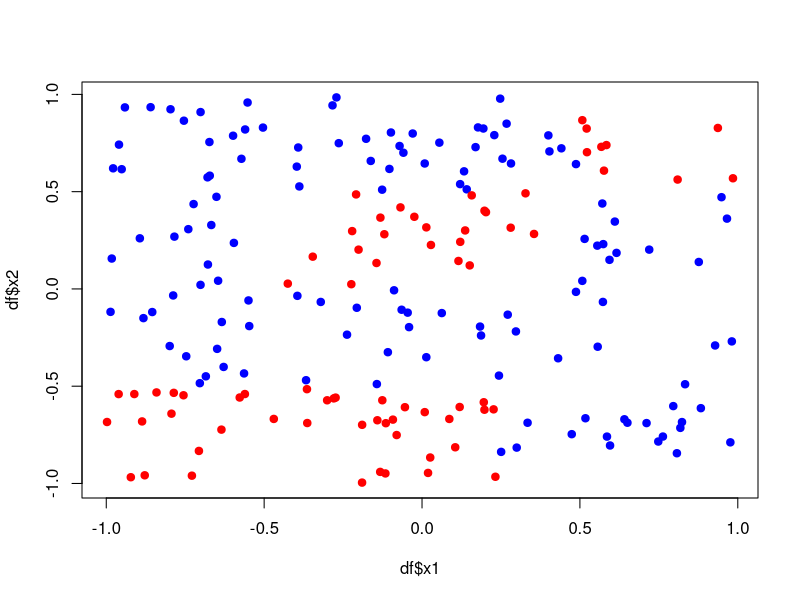
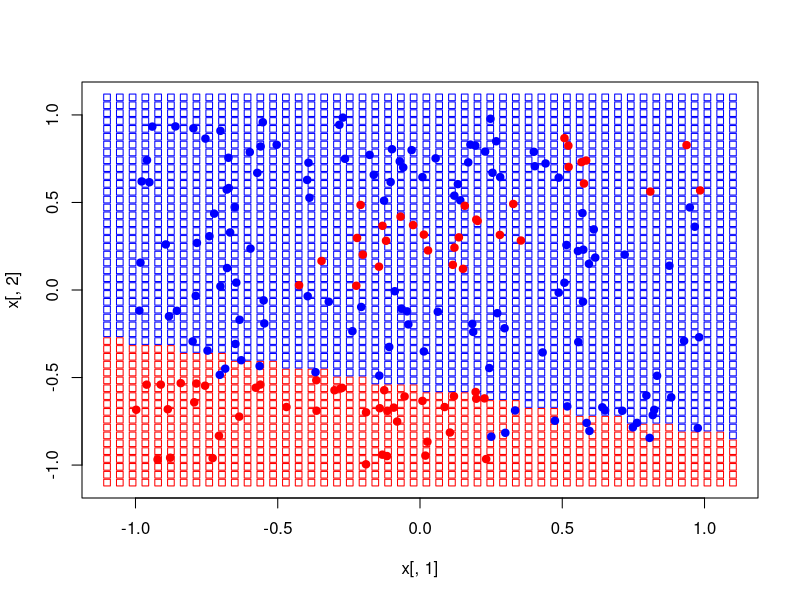
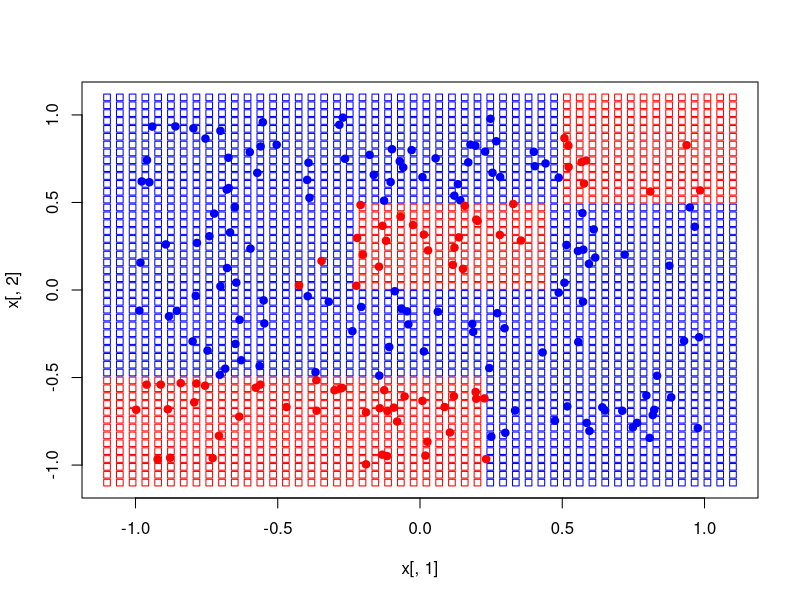
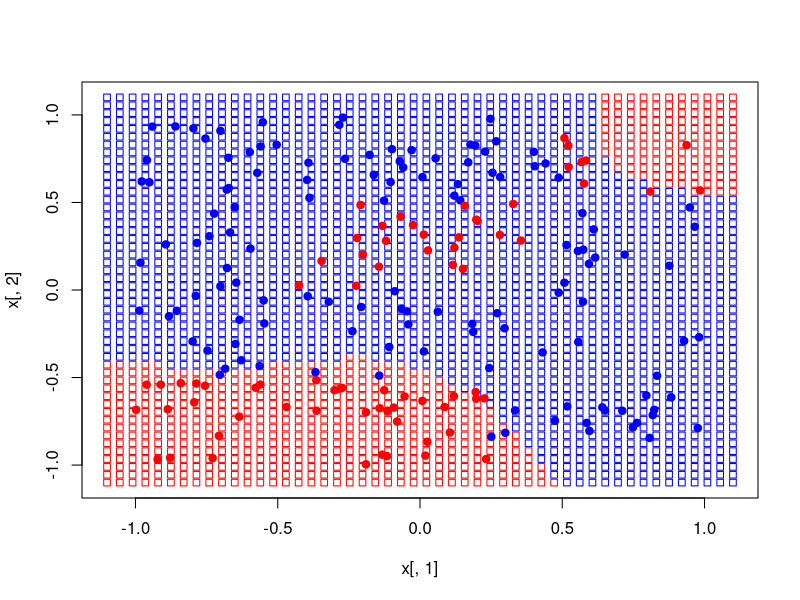

Write the R code that produced these figures, in order. (Note: this script raises an error after producing the figures.)
## ---- chunk 1
#| tags: []
#| vscode: {languageId: r}
dir <- "~/work/courses/stat380/weeks/week-10/"
## ---- chunk 2
#| tags: []
#| vscode: {languageId: r}
packages <- c(
    # Old packages
    "ISLR2",
    "dplyr",
    "tidyr",
    "readr",
    "purrr",
    "glmnet",
    "caret",
    "repr",
    "tidyverse",
    "torch",
    "torchvision",
    "torchdatasets",
    "mlbench",
    # NEW
    "nnet",
    "rpart",
    "e1071"
)

# renv::install(packages)
sapply(packages, require, character.only=TRUE)
## ---- chunk 3
#| tags: []
ex <- \(x) ifelse(
    # sign(x[1] * x[2]) + 0.01 * rnorm(1) <= 0,
    (x[1] < 0.5 && x[1] > -0.5 && x[2] < 0.5 && x[2] > 0) || 
    (x[1] > 0.5 && x[2] > 0.5 ) || 
    (x[1] < 0.25 && x[2] < -0.5), 
    1, 0
)


n <- 200
X <- t(replicate(n, 2 * runif(2) - 1))
y <- apply(X, 1, ex) %>% as.factor()
col <- ifelse(y == 0, "blue", "red")
df <- data.frame(y = y, x1 = X[, 1], x2 = X[, 2])
plot(df$x1, df$x2, col = col, pch = 19)
## ---- chunk 4
#| tags: []
Xnew <- cbind(
    rep(seq(-1.1, 1.1, length.out=50), 50),
    rep(seq(-1.1, 1.1, length.out=50), each = 50)
)

df_new = data.frame(x1=Xnew[, 1], x2=Xnew[, 2])

plt <- function(f, x){
    plot(x[, 1], x[, 2], col=ifelse(f(x) < 0.5, "blue", "red"), pch=22)
    points(df$x1, df$x2, col= ifelse(y == "0", "blue", "red"), pch = 19)
}

overview <- function(f){
    predicted <- ifelse(f(df[, -1]) < 0.5, 0, 1)
    actual <- df[, 1]
    table(predicted, actual)
}
## ---- chunk 5
#| tags: []
f_logistic = \(x)
    glm(y ~ x1 + x2, df, family=binomial()) %>% 
    predict(., x, type="response")

plt(f_logistic, df_new)
## ---- chunk 6
#| tags: []
f_dtree = \(x) 
    rpart(y ~ x1 + x2, df, method="class") %>% 
    predict(., x, type="class") %>% 
    as.numeric(.) - 1

plt(f_dtree, df_new)
## ---- chunk 7
#| tags: []
f_svm = \(x)
    svm(y ~ x1 + x2, df, kernel="radial") %>% 
    predict(., x) %>% 
    as.numeric(.) - 1

plt(f_svm, df_new)
## ---- chunk 8
#| tags: []
overview(f_logistic)
overview(f_dtree)
overview(f_svm)
## ---- chunk 9
#| tags: []
p <- 2
q <- 20
q1 <- 100
q2 <- 20

hh1_module <- nn_module(
  initialize = function() {
    self$f <- nn_linear(p, q)
    self$g <- nn_linear(q, 1)
    self$a <- nn_relu()
    self$s <- nn_sigmoid()
  },
  forward = function(x) {
    x %>% 
      self$f() %>% 
      self$a() %>% 
      self$g() %>% 
      self$s()
  }
)


hh2_module <- nn_module(
  initialize = function() {
    self$f <- nn_linear(p, q1)
    self$g <- nn_linear(q1, q2)
    self$h <- nn_linear(q2, 1)
    self$a <- nn_relu()
    self$s <- nn_sigmoid()
  },
  forward = function(x) {
    x %>% 
      self$f() %>% 
      self$a() %>% 
      self$g() %>% 
      self$a() %>% 
      self$h() %>% 
      self$s()
  }
)
## ---- chunk 10
#| tags: []
# Preprocess data
X_tensor <- torch_tensor(df[, -1] %>% as.matrix(), dtype=torch_float())
y_tensor <- torch_tensor(cbind(df[, 1] %>% as.numeric() - 1), dtype=torch_float())
## ---- chunk 11
#| tags: []
Loss <- function(x, y, model){
  nn_bce_loss()(model(x), y)
}
## ---- chunk 12
#| tags: []
F <- hh2_module()
Loss(X_tensor, y_tensor, F)
## ---- chunk 13
#| tags: []
F <- hh2_module()
optimizer <- optim_adam(F$parameters, lr=0.05)
epochs <- 1000

for(i in 1:epochs){
    loss <- Loss(X_tensor, y_tensor, F)
    
    optimizer$zero_grad()
    loss$backward()
    optimizer$step()
    
    if (i < 10 || i %% 100 == 0) {
        cat(sprintf("Epoch: %d, Loss: %.4f\n", i, loss$item()))
    }
}
## ---- chunk 14
#| tags: []
f_nn  = \(x) as_array(F( torch_tensor(x %>% as.matrix(), dtype=torch_float()) ))

plt(f_nn, df_new)
## ---- chunk 15
#| tags: []
overview(f_nn)
## ---- chunk 16
#| collapsed: true
#| tags: []
classifier <- 
function(train, type="nn", ...){
    
    if(type == "logistic"){
        f = \(x) glm(y ~ x1 + x2, train, family=binomial()) %>% 
                 predict(., x, type="response")
    }
    
    else if(type == "rpart"){
        f = \(x) 
            rpart(y ~ x1 + x2, df, method="class") %>% 
            predict(., x, type="class") %>% 
            as.numeric(.) - 1
    }
        
    else if(type == "svm"){
        f = \(x)
            svm(y ~ x1 + x2, df, kernel="radial") %>% 
            predict(., x) %>% 
            as.numeric(.) - 1
    } 
        
    else if(type == "nn"){
        X_tensor <- torch_tensor(train[, -1] %>% as.matrix(), dtype=torch_float())
        y_tensor <- torch_tensor(cbind(train$y %>% as.numeric() - 1), dtype=torch_float())
        F <- hh2_module()
        optimizer <- optim_adam(F$parameters, lr=0.05)
        epochs <- 1000

        for(i in 1:epochs){
            loss <- nn_bce_loss()(F(X_tensor), y_tensor)
            optimizer$zero_grad()
            loss$backward()
            optimizer$step()
        }
        f = \(x) as_array(F( torch_tensor(x %>% as.matrix(), dtype=torch_float()) ))
    }
    
    return(f)
}
## ---- chunk 17
#| tags: []
ex <- \(x) ifelse(
    sum(x^3) <= 0.05,
    # sign(x[1] * x[2]) + 0.1* rnorm(1) <= 0,
    0, 1
)


n <- 200
X <- t(replicate(n, 2 * runif(2) - 1))
y <- apply(X, 1, ex) %>% as.factor()
col <- ifelse(y == 0, "blue", "red")
df <- data.frame(y = y, x1 = X[, 1], x2 = X[, 2])
plot(df$x1, df$x2, col = col, pch = 19)

Xnew <- cbind(
    rep(seq(-1.1, 1.1, length.out=50), 50),
    rep(seq(-1.1, 1.1, length.out=50), each = 50)
)

df_new = data.frame(x1=Xnew[, 1], x2=Xnew[, 2])
## ---- chunk 18
#| tags: []
f <- classifier(df, "nn")
plt(f, df_new)
overview(df)
## ---- chunk 19
#| tags: []
generate_data <- function(n, noise = 0.1) {
  x <- seq(1*pi, 1.7*pi, length.out = n)
  y <- exp(x) * (sin(150/x) + rnorm(n, 0, noise))
  data.frame(x = x, y = y)
}

df <- generate_data(200, noise=0.1)
plot(df$x, df$y, pch = 19)
## ---- chunk 20
#| tags: []
x_new <- seq(0.9 * pi, 2.1 * pi, length.out=1000)
df_new <- data.frame(x = x_new)

plt_reg <- function(f, x,...){
    ynew <- f(x)
    ylim <- range(c(ynew, df$y))
    ylim[1] <- max(c(-800, ylim[1]))
    ylim[2] <- min(c(250, ylim[2]))
    xlim <- range(x)
    
    plot(df$x, df$y, pch = 22, col="red", xlim=xlim, ylim=ylim,...)
    points(x[, 1], ynew, pch=22, type="l")
}
## ---- chunk 21
#| tags: []
f_lm = \(x) 
        lm(y ~ x, df) %>% 
        predict(., x)

plt_reg(f_lm, df_new)
## ---- chunk 22
#| tags: []
f_polynomial = \(x) 
        lm(y ~ x + I(x^2) + I(x^3) + I(x^5), df) %>% 
        predict(., x)

plt_reg(f_polynomial, df_new)
## ---- chunk 23
#| tags: []
f_dtree <- \(x) 
    rpart(y ~ x, df) %>% 
    predict(., x)

plt_reg(f_dtree, df_new)
## ---- chunk 24
#| tags: []
f_svm <- \(x) 
    svm(y ~ x, df, kernel="radial") %>% 
    
    predict(., x)

plt_reg(f_svm, df_new)
## ---- chunk 25
#| tags: []
p <- 1
q1 <- 20
q2 <- 100

reg_module <- nn_module(
  initialize = function() {
    self$f <- nn_linear(p, q1)
    self$g <- nn_linear(q1, q2)
    self$h <- nn_linear(q2, 1)
    # self$a <- nn_relu()
    self$a <- nn_sigmoid()
  },
  forward = function(x) {
    x %>% 
      self$f() %>% 
      self$a() %>% 
      self$g() %>% 
      self$a() %>% 
      self$h()
  }
)
## ---- chunk 26
#| tags: []
f_nn <- function(x){
    F <- reg_module()
    X_tensor <- torch_tensor(df$x %>% as.matrix(), dtype=torch_float())
    y_tensor <- torch_tensor(cbind(df$y), dtype=torch_float())
    optimizer <- optim_adam(F$parameters, lr=0.4)
    epochs <- 5000

    for(i in 1:epochs){
        ###
        loss <- nn_mse_loss()(F(X_tensor), y_tensor)
        ###
        optimizer$zero_grad()
        loss$backward()
        optimizer$step()
    }
    return(as_array(F( torch_tensor(x %>% as.matrix(), dtype=torch_float()) )))
}
## ---- chunk 27
#| tags: []
plt_reg(f_nn, df_new)
